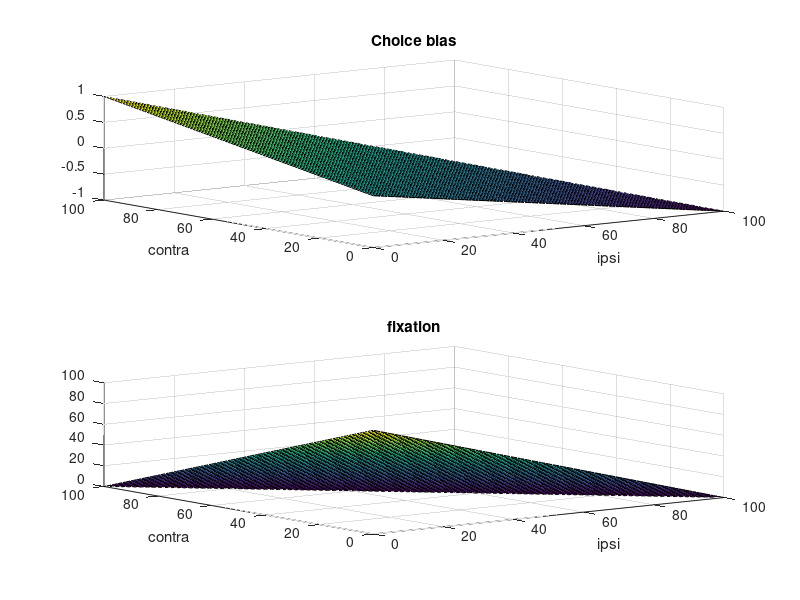

This figure's MATLAB source:
function testsim_choice_bias

N = 100; % trials

C = [0:N];
I = [0:N];
f = NaN(length(C),length(I));
CB = f;
for c = 1:length(C)
    for i = 1:length(I) 
        if (C(c) + I(i)) <= N
            f(c,i) = N - C(c) - I(i);
            CB(c,i) = (C(c) - I(i))/N;
        end
    end
end


subplot(2,1,1)
surf(C,I,CB);
ylabel('contra');
xlabel('ipsi');
title('Choice bias');

subplot(2,1,2)
surf(C,I,f);
ylabel('contra');
xlabel('ipsi');
title('fixation');